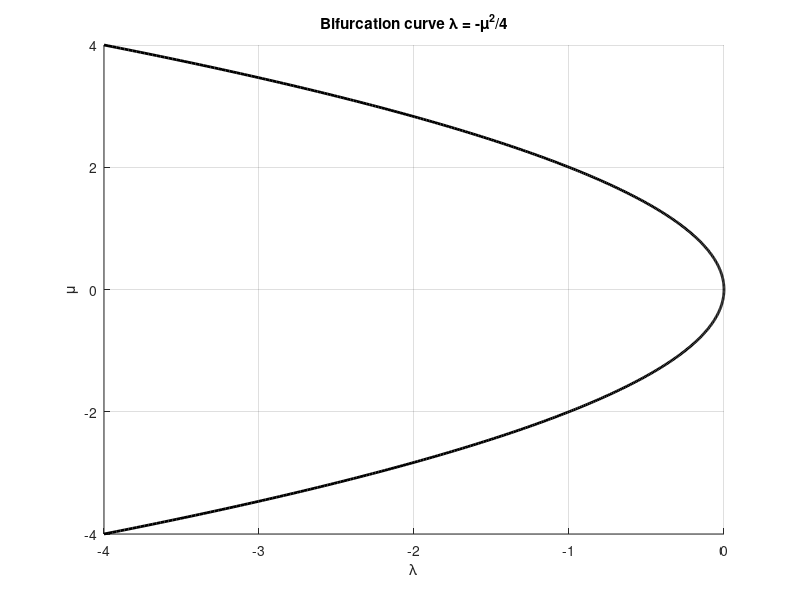
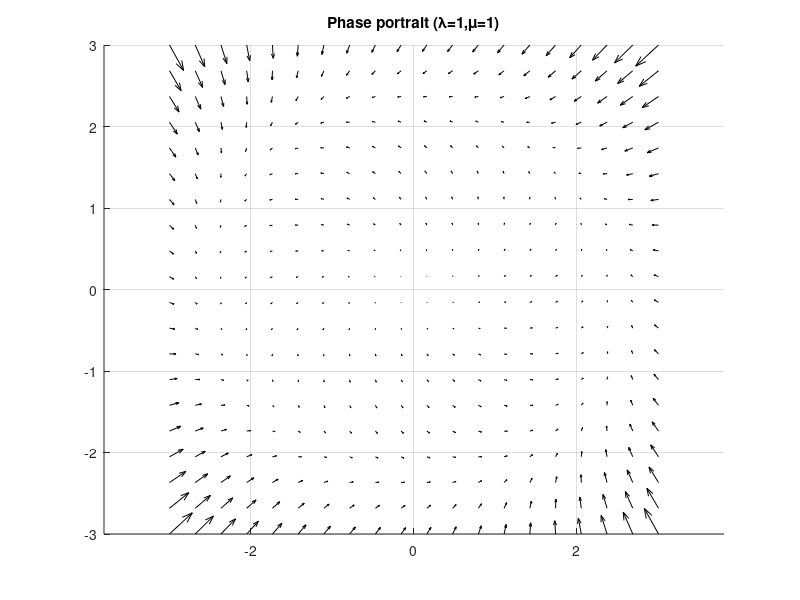

Source code (MATLAB) for these figures, in order:
clear; clc; clf; tic;

mu = linspace(-4,4,600);
lambda = -mu.^2/4;

figure; grid on; hold on;
plot(lambda,mu,'k','LineWidth',2);

xlabel('\lambda');
ylabel('\mu');
title('Bifurcation curve \lambda = -\mu^2/4');


lambda = 1;
mu = 1;

f = @(t,z) [
    -2*z(2) + z(1)*(lambda + 2*mu*sqrt(z(1)^2+z(2)^2) - (z(1)^2+z(2)^2));
     z(1)   + z(2)*(3*lambda + mu*sqrt(z(1)^2+z(2)^2) - (z(1)^2+z(2)^2))
];

[x,y] = meshgrid(linspace(-3,3,20));
u = zeros(size(x)); v = zeros(size(y));

for i=1:numel(x)
    z = f(0,[x(i);y(i)]);
    u(i)=z(1); v(i)=z(2);
end

figure; hold on; grid on;
quiver(x,y,u,v,'k');
axis equal;
title('Phase portrait (\lambda=1,\mu=1)');